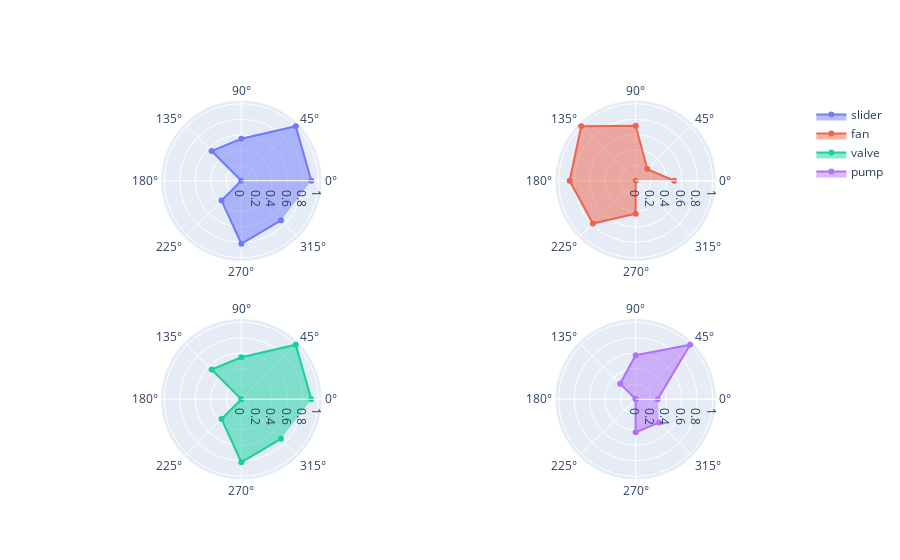

The notebook cell this image was saved under:
### Code cell
from plotly.subplots import make_subplots

fig = go.Figure()

fan = fan_ch['accuracy']
fan_norm = (fan - fan.min()) / (fan.max() - fan.min())

pump = pump_ch['accuracy']
pump_norm = (pump - pump.min()) / (pump.max() - pump.min())

slider = slider_ch['accuracy']
slider_norm = (slider - slider.min()) / (slider.max() - slider.min())

valve = slider_ch['accuracy']
valve_norm = (valve - valve.min()) / (valve.max() - valve.min())

fig = make_subplots(rows=2, cols=2, specs=[[{'type': 'polar'}]*2]*2)


fig.add_trace(go.Scatterpolar(
    theta=slider_ch['channel']* 45,
    r=slider_norm,
    fill='toself',
    opacity = 0.9,
    name = 'slider'), 1, 1)

fig.add_trace(go.Scatterpolar(
    theta=fan_ch['channel'] * 45,
    r=fan_norm,
    fill='toself',
    opacity = 0.9,
    name = 'fan'), 1, 2)

fig.add_trace(go.Scatterpolar(
    theta=valve_ch['channel']* 45,
    r=valve_norm,
    fill='toself',
    opacity = 0.9,
    name = 'valve'), 2, 1)

fig.add_trace(go.Scatterpolar(
    theta=pump_ch['channel']* 45,
    r=pump_norm,
    fill='toself',
    opacity = 0.9,
    name = 'pump'), 2, 2)

fig.show()

### Figure 1 — Plotly figure (JSON) as saved in the notebook; plotly's stock layout.template omitted (floating-point values rounded to 4 significant figures)
{"data": [{"fill": "toself", "name": "slider", "opacity": 0.9, "r": [0.9091, 1, 0.5455, 0.5455, 0, 0.3636, 0.8182, 0.7273], "subplot": "polar", "theta": [0, 45, 90, 135, 180, 225, 270, 315], "type": "scatterpolar"}, {"fill": "toself", "name": "fan", "opacity": 0.9, "r": [0.5, 0.2143, 0.7143, 1, 0.8571, 0.7857, 0.4286, 0], "subplot": "polar2", "theta": [0, 45, 90, 135, 180, 225, 270, 315], "type": "scatterpolar"}, {"fill": "toself", "name": "valve", "opacity": 0.9, "r": [0.9091, 1, 0.5455, 0.5455, 0, 0.3636, 0.8182, 0.7273], "subplot": "polar3", "theta": [0, 45, 90, 135, 180, 225, 270, 315], "type": "scatterpolar"}, {"fill": "toself", "name": "pump", "opacity": 0.9, "r": [0.2857, 1, 0.5714, 0.2857, 0, 0, 0.4286, 0.4286], "subplot": "polar4", "theta": [0, 45, 90, 135, 180, 225, 270, 315], "type": "scatterpolar"}], "layout": {"polar": {"domain": {"x": [0, 0.45], "y": [0.575, 1]}}, "polar2": {"domain": {"x": [0.55, 1], "y": [0.575, 1]}}, "polar3": {"domain": {"x": [0, 0.45], "y": [0, 0.425]}}, "polar4": {"domain": {"x": [0.55, 1], "y": [0, 0.425]}}}}
